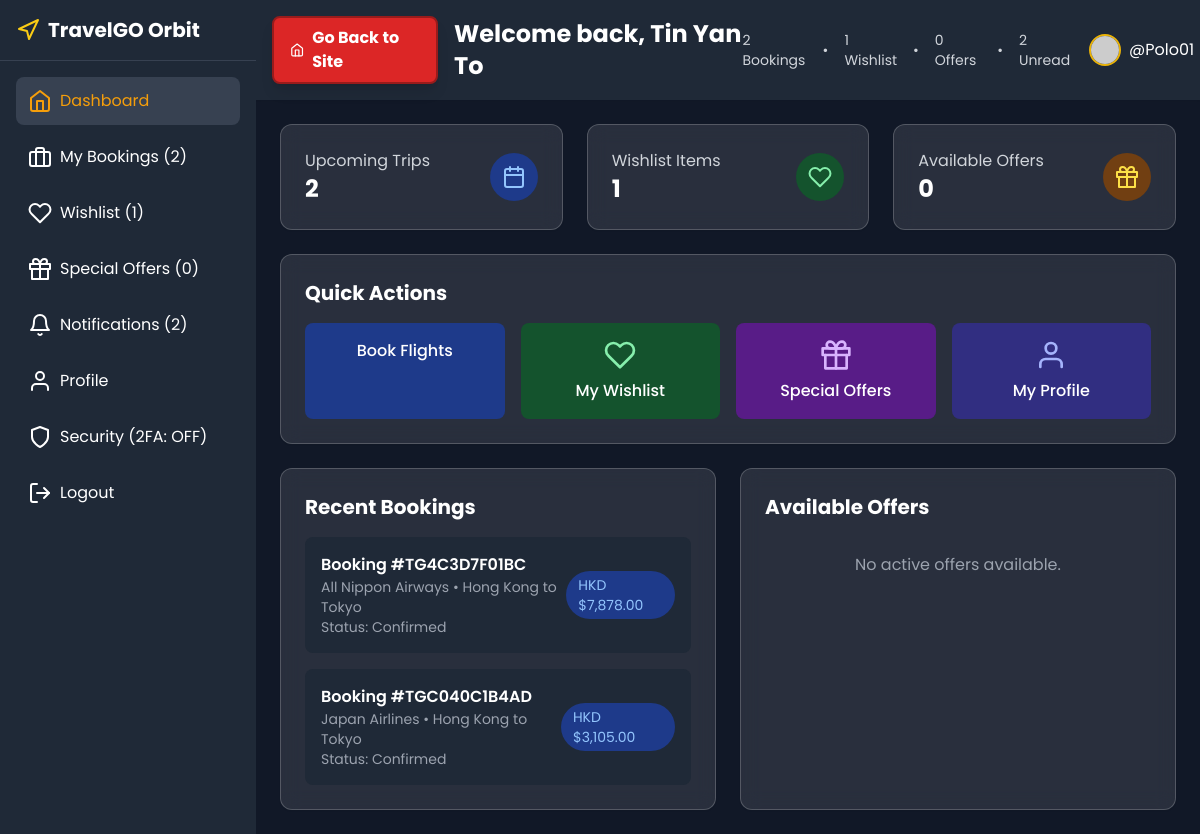
The page /dashboard.php (signed in) on the database as committed earlier.
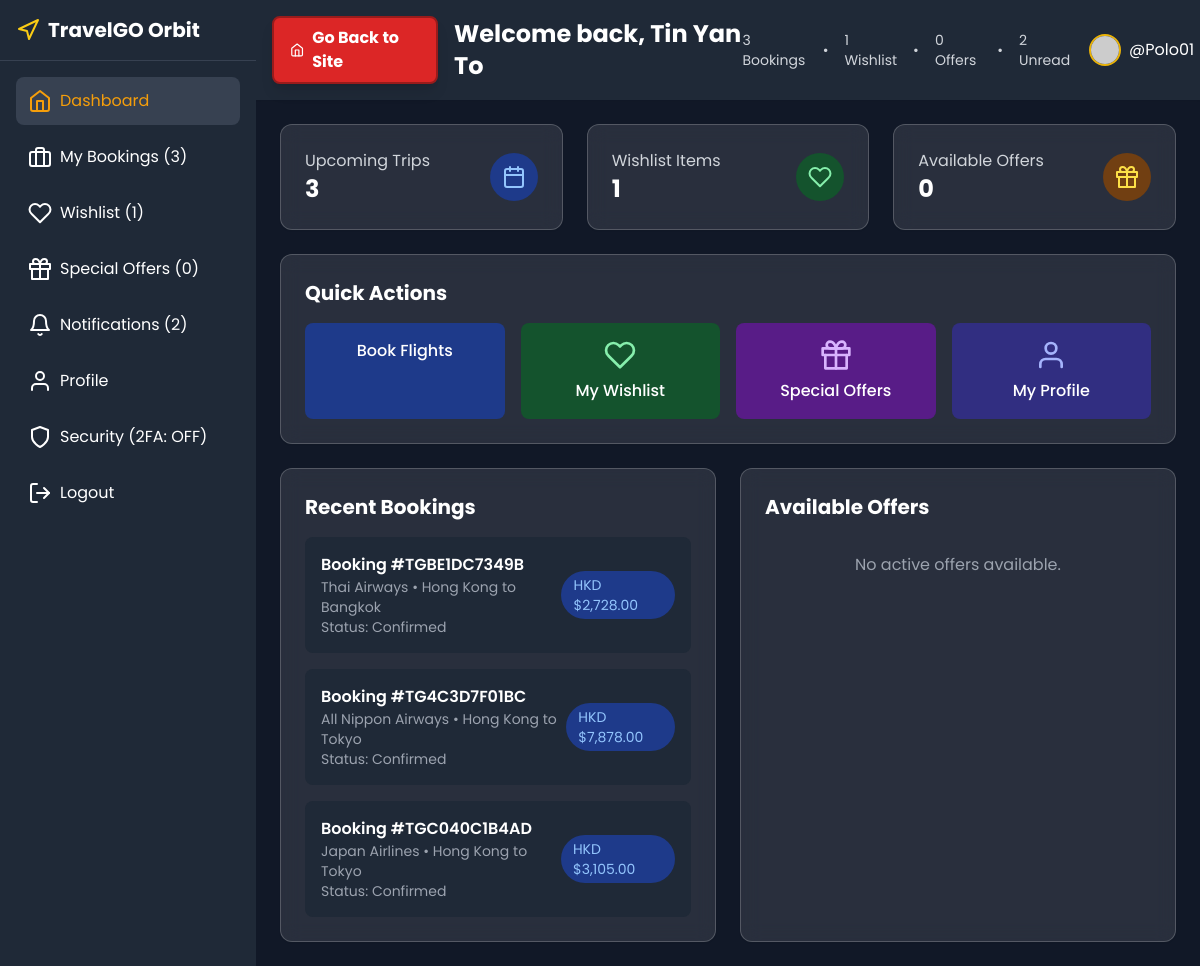
The same page on the database as committed later.
### tables this page shows
CREATE TABLE `users` (
  `id` int(11) NOT NULL,
  `username` varchar(50) DEFAULT NULL,
  `first_name` varchar(100) DEFAULT NULL,
  `last_name` varchar(100) DEFAULT NULL,
  `name` varchar(100) NOT NULL,
  `email` varchar(255) NOT NULL,
  `password_hash` varchar(255) NOT NULL,
  `phone` varchar(20) DEFAULT NULL,
  `address` text DEFAULT NULL,
  `state_id` int(11) DEFAULT NULL,
  `country_id` int(11) DEFAULT NULL,
  `billing_street` varchar(255) DEFAULT NULL,
  `billing_city` varchar(100) DEFAULT NULL,
  `billing_state_id` int(11) DEFAULT NULL,
  `billing_zip` varchar(20) DEFAULT NULL,
  `billing_country` varchar(100) DEFAULT NULL,
  `city_id` int(11) DEFAULT NULL,
  `postal_code` varchar(20) DEFAULT NULL,
  `date_of_birth` date DEFAULT NULL,
  `gender` enum('male','female','other') DEFAULT NULL,
  `secret_2fa` varchar(255) DEFAULT NULL,
  `is_2fa_enabled` tinyint(1) DEFAULT 0,
  `email_verified` tinyint(1) DEFAULT 0,
  `email_verification_token` varchar(255) DEFAULT NULL,
  `verification_token_expires` datetime DEFAULT NULL,
  `backup_codes` text DEFAULT NULL,
  `created_at` timestamp NOT NULL DEFAULT current_timestamp(),
  `updated_at` timestamp NOT NULL DEFAULT current_timestamp() ON UPDATE current_timestamp(),
  `profile_picture` varchar(500) DEFAULT NULL,
  `preferences` longtext DEFAULT NULL CHECK (json_valid(`preferences`))
);

CREATE TABLE `transactions` (
  `id` int(11) NOT NULL,
  `booking_id` int(11) DEFAULT NULL,
  `transaction_id` varchar(100) NOT NULL,
  `amount` decimal(10,2) NOT NULL,
  `currency` varchar(10) DEFAULT 'HKD',
  `payment_method` varchar(50) NOT NULL,
  `status` enum('pending','success','failed') DEFAULT 'pending',
  `created_at` timestamp NOT NULL DEFAULT current_timestamp(),
  `updated_at` timestamp NOT NULL DEFAULT current_timestamp() ON UPDATE current_timestamp()
);

CREATE TABLE `bookings` (
  `id` int(11) NOT NULL,
  `user_id` int(11) DEFAULT NULL,
  `booking_reference` varchar(20) NOT NULL,
  `flight_type` enum('one_way','round_trip') NOT NULL,
  `flight_id` int(11) DEFAULT NULL,
  `flight_details` text DEFAULT NULL,
  `selected_seats` text DEFAULT NULL,
  `seat_charges` decimal(10,2) DEFAULT 0.00,
  `passenger_info` text DEFAULT NULL,
  `billing_address` text DEFAULT NULL,
  `payment_method` varchar(50) DEFAULT NULL,
  `total_amount` decimal(10,2) NOT NULL,
  `status` enum('pending','confirmed','cancelled') DEFAULT 'pending',
  `created_at` timestamp NOT NULL DEFAULT current_timestamp(),
  `updated_at` timestamp NOT NULL DEFAULT current_timestamp() ON UPDATE current_timestamp(),
  `coupon_code` varchar(50) DEFAULT NULL,
  `discount_amount` decimal(10,2) DEFAULT 0.00
);

### dashboard.php (the view, shortened to what the rows shown need)
<?php
require 'connection.php';
$stmt = $pdo->prepare("SELECT * FROM users WHERE id = ?");
$stmt->execute([$_SESSION['user_id']]);
$user = $stmt->fetch();
$current_view = $_GET['view'] ?? 'dashboard';
$bookingsStmt = $pdo->prepare("
    SELECT b.*,
           t.transaction_id,
           t.status as payment_status,
           JSON_EXTRACT(b.flight_details, '$.flight_data.airline_name') as airline_name,
           JSON_EXTRACT(b.flight_details, '$.flight_data.flight_number') as flight_number,
           JSON_EXTRACT(b.flight_details, '$.flight_data.origin') as origin,
           JSON_EXTRACT(b.flight_details, '$.flight_data.destination') as destination,
           JSON_EXTRACT(b.flight_details, '$.selected_seats') as selected_seats_json,
           b.selected_seats as selected_seats_column,
           JSON_EXTRACT(b.flight_details, '$.flight_data.departure_date') as departure_date,
           JSON_EXTRACT(b.flight_details, '$.flight_data.return_date') as return_date,
           b.created_at as booking_date
    FROM bookings b
    LEFT JOIN transactions t ON b.id = t.booking_id
    WHERE b.user_id = ?
    ORDER BY b.created_at DESC
    LIMIT 10
");
$bookingsStmt->execute([$_SESSION['user_id']]);
$bookings = $bookingsStmt->fetchAll();
?>
<!DOCTYPE html>
<html lang="en">
<head>
    <link rel="stylesheet" href="https://cdnjs.cloudflare.com/ajax/libs/cropperjs/1.5.13/cropper.min.css">
    <script src="https://cdn.tailwindcss.com"></script>
</head>
<body>
    <div class="flex h-screen">
        <div class="flex-1 overflow-auto bg-gray-900">
            <header class="bg-gray-800 shadow-sm p-4 flex justify-between items-center">
                <div class="flex items-center">
                    <a href="index.php" class="bg-red-600 hover:bg-red-700 text-white font-bold py-2 px-4 rounded-lg transition-colors inline-flex items-center shadow-lg border-2 border-red-800 mr-4">
                        <i data-feather="home" class="w-4 h-4 mr-2"></i>
                        Go Back to Site
                    </a>
                    <h1 class="text-2xl font-bold text-white">
                        <?php
                        switch ($current_view) {
                            case 'dashboard':
                                echo 'Welcome back, ' . htmlspecialchars($user['name']);
                                break;
                        }
                        ?>
                    </h1>
                </div>
            </header>
            <main class="p-6">
                <?php if ($current_view === 'dashboard'): ?>
                    <div class="card-dark p-6 rounded-xl shadow-sm mb-6">
                        <h2 class="text-xl font-bold text-white mb-4">Quick Actions</h2>
                    </div>
                    <div class="grid grid-cols-1 lg:grid-cols-2 gap-6">
                        <div class="card-dark p-6 rounded-xl shadow-sm">
                            <h2 class="text-xl font-bold text-white mb-4">Recent Bookings</h2>
                            <?php if (empty($bookings)): ?>
                                <p class="text-gray-400 text-center py-4">No bookings yet. <a href="index.php" class="text-blue-400 hover:text-blue-300">Book your first flight!</a></p>
                            <?php else: ?>
                                <div class="space-y-4">
                                    <?php foreach (array_slice($bookings, 0, 3) as $booking): ?>
                                        <div class="flex justify-between items-center p-4 bg-gray-800 rounded-lg">
                                            <div>
                                                <h3 class="font-semibold text-white">Booking #<?= htmlspecialchars($booking['booking_reference']) ?></h3>
                                                <p class="text-sm text-gray-400"><?= $booking['airline_name'] ?> • <?= htmlspecialchars($booking['origin']) ?> to <?= htmlspecialchars($booking['destination']) ?></p>
                                                <p class="text-sm text-gray-400">Status: <?= ucfirst($booking['status']) ?></p>
                                            </div>
                                            <span class="px-3 py-1 bg-blue-900 text-blue-300 rounded-full text-sm">
                                                HKD $<?= number_format($booking['total_amount'], 2) ?>
                                            </span>
                                        </div>
                                    <?php endforeach; ?>
                                </div>
                            <?php endif; ?>
                        </div>
                        <div class="card-dark p-6 rounded-xl shadow-sm">
                            <h2 class="text-xl font-bold text-white mb-4">Available Offers</h2>
                        </div>
                    </div>
                <?php endif; ?>
            </main>
        </div>
    </div>
</body>
</html>

Rows that differ between the two databases and show on the page:
added transactions: booking.booking_reference "TGBE1DC7349B", airline_name "Thai Airways", origin "Hong Kong", destination "Bangkok", booking.status "Confirmed", booking.total_amount "2,728.00"
Other text that changed with them:
$bookingsCount: "2" → "3"
